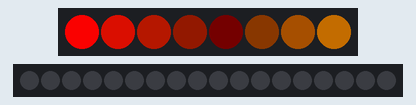
The program below on a simulated Arduino Nano, built with avr-gcc and run on an emulated ATmega328P. Shown: 8 RGB LEDs in strip order, left to right, 18 RGB LEDs in strip order, left to right. Dim RGB values are drawn brighter than linear; what the program prints to the serial monitor is not drawn.

Above: at 0.16 s.
At 4.29 s:
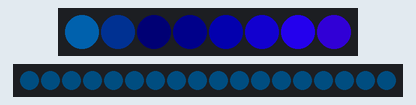
At 9.08 s:
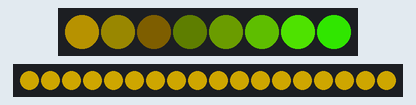
At 18.02 s:
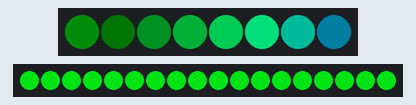
At 26.96 s:
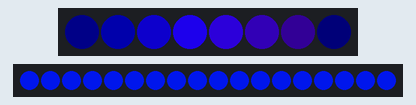
At 36.23 s:
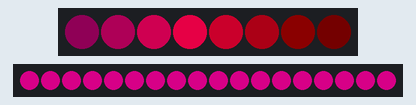
Timing chart, 0 to 36.2 s (numbered marks = the images above):
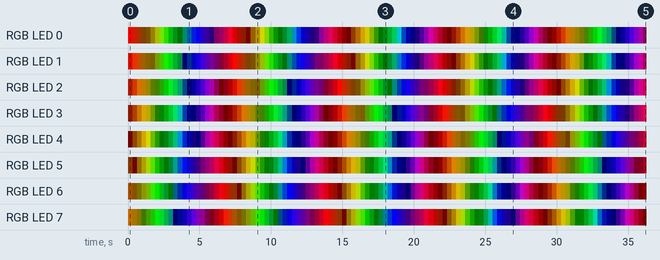

The program:

main.cpp
```cpp
#include <Arduino.h>
#include <FastLED.h>
#include <math.h>

#define NUM_LEDS_VERT 8
#define LED_PIN_VERT 9

#define NUM_LEDS_HORI 18
#define LED_PIN_HORI 10

int HUE = 0;
int SAT = 255;
int VAL = 255;

bool brightnessIncreasing = true;

float indexInc = 0;
float horizontalPulse = 0;
bool incHorizontalPulse = false;

CRGB ledsVert[NUM_LEDS_VERT];
CRGB ledsHori[NUM_LEDS_HORI];

void setup() {
  Serial.begin(115200);
  FastLED.addLeds<WS2812B, LED_PIN_VERT, GRB>(ledsVert, NUM_LEDS_VERT);
  FastLED.addLeds<WS2812B, LED_PIN_HORI, GRB>(ledsHori, NUM_LEDS_HORI);
}

void loop() {

  // if ( VAL >= 255) {
  //   brightnessIncreasing = false;
  // } else if (VAL <= 0) {
  //   brightnessIncreasing = true;
  // }

  // if (brightnessIncreasing) {
  //   VAL += 1;
  // } else {
  //   VAL -= 1;
  // }

  HUE += 1;

  indexInc += 0.1;
  // indexDark = fmod(indexInc,NUM_LEDS_VERT);
  if (indexInc > NUM_LEDS_VERT) {
    indexInc = 0;
  }

  if (indexInc > NUM_LEDS_VERT - 3) {
    incHorizontalPulse = true;
  }

  if (incHorizontalPulse) {
    horizontalPulse += 1;
  } else {
    horizontalPulse -= 1;
  }

  if (horizontalPulse >= 255) {
    incHorizontalPulse = false;
  }


  Serial.println("-- -- -- -- -- -- -- --");
  Serial.println("");
  Serial.print("indexInc: ");
  Serial.println(indexInc);


  for (float i = 0; i < NUM_LEDS_VERT; i++) {
    float distFromIndexDark;
    if (i == indexInc) {
      distFromIndexDark = 0;
    } else {
      float distA = abs(i - indexInc);
      float distB = NUM_LEDS_VERT - abs(i - indexInc);
      distFromIndexDark = min(distA, distB);
    }

    long int adjVal = 255 - (distFromIndexDark * (255 / (NUM_LEDS_VERT /2 )));
    int index = i;

    long int adjHue = HUE + (i * 5);

    ledsVert[index].setHSV(adjHue,SAT,adjVal);
  }

  Serial.print("horizontalPulse: ");
  Serial.print(horizontalPulse);

  for (int i = 0; i < NUM_LEDS_HORI; i++) {

    long int adjVal = max(horizontalPulse, 0);

    ledsHori[i].setHSV(HUE,SAT,adjVal);
  }

  FastLED.show();
  delay(25);
}
```

Measured:
- by itself, RGB LED 7: off → RGB(90, 50, 0) at 0.00 s, → RGB(40, 28, 0) 0.31 s later, → RGB(8, 7, 0) 0.32 s later, → RGB(1, 2, 0) 0.32 s later, … (114 changes in this stretch)
- by itself, RGB LED 5: off → RGB(10, 4, 0) at 0.00 s, → RGB(1, 0, 0) 0.31 s later, → RGB(16, 12, 0) 0.32 s later, → RGB(57, 51, 0) 0.32 s later, … (114 changes in this stretch)
